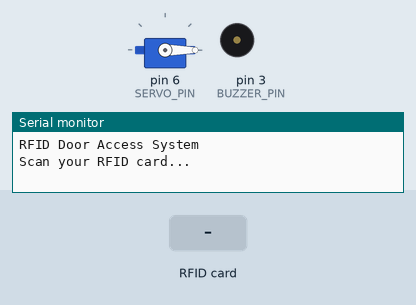
This sketch was run on a simulated Arduino Uno, built with avr-gcc and run on an emulated ATmega328P. Parts: servo, buzzer (waves = sounding), the last lines printed to the serial monitor. The inputs (shaded band) are chosen by the test bench.

Above: at 1.2 s.
1.3 s: RFID card F1 8A BC 5C held to the reader
At 2.8 s:
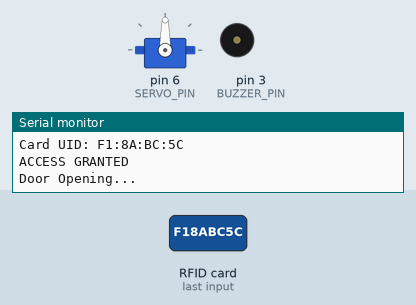
3.1 s: RFID card 5E 7A 19 C4 held to the reader
At 6.2 s:
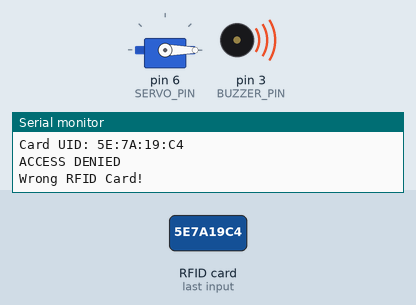
Timing chart, 0 to 7.9 s (numbered marks = the images above; inputs shaded):
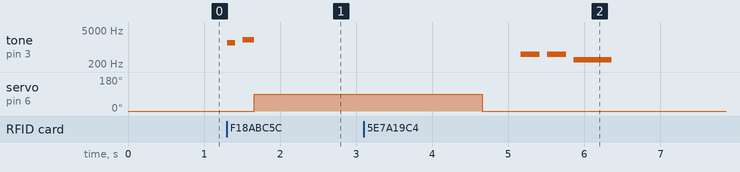

Measured:
- after the input at 1.3 s, tone on pin 3 (BUZZER_PIN): silent → 1500 Hz at once, → silent 0.10 s later, → 2000 Hz 0.10 s later, → silent 0.15 s later; servo on pin 6 (SERVO_PIN): 0° → 90° after 0.36 s
- after the input at 3.1 s, tone on pin 3 (BUZZER_PIN): plays 500 Hz for 0.25 s, 500 Hz for 0.25 s, 300 Hz for 0.50 s, starting after 2.1 s

The sketch:

Door_RFID_AccessControl.ino
```cpp
#include <SPI.h>
#include <MFRC522.h>
#include <Servo.h>

#define SS_PIN 10
#define RST_PIN 9
#define SERVO_PIN 6
#define BUZZER_PIN 3

MFRC522 rfid(SS_PIN, RST_PIN);
Servo doorServo;

// Authorized RFID UID
byte authorizedUID[] = {0xF1, 0x8A, 0xBC, 0x5C};

void setup() {
  Serial.begin(9600);

  SPI.begin();
  rfid.PCD_Init();

  doorServo.attach(SERVO_PIN);
  doorServo.write(0);  // Door locked

  pinMode(BUZZER_PIN, OUTPUT);
  digitalWrite(BUZZER_PIN, LOW);

  Serial.println("RFID Door Access System");
  Serial.println("Scan your RFID card...");
}

void loop() {

  // Check for new card
  if (!rfid.PICC_IsNewCardPresent()) {
    return;
  }

  // Read card UID
  if (!rfid.PICC_ReadCardSerial()) {
    return;
  }

  Serial.print("\nCard UID: ");

  for (byte i = 0; i < rfid.uid.size; i++) {
    if (rfid.uid.uidByte[i] < 0x10) {
      Serial.print("0");
    }

    Serial.print(rfid.uid.uidByte[i], HEX);

    if (i < rfid.uid.size - 1) {
      Serial.print(":");
    }
  }

  Serial.println();

  // Check whether UID is authorized
  if (checkUID()) {

    Serial.println("ACCESS GRANTED");
    Serial.println("Door Opening...");

    successBuzzer();

    // Open door
    doorServo.write(90);

    delay(3000);

    // Close door
    doorServo.write(0);

    Serial.println("Door Closed");
  }

  else {

    Serial.println("ACCESS DENIED");
    Serial.println("Wrong RFID Card!");

    wrongBuzzer();

    // Make sure door remains locked
    doorServo.write(0);
  }

  rfid.PICC_HaltA();
  rfid.PCD_StopCrypto1();

  delay(500);
}


// ---------------------------
// CHECK AUTHORIZED UID
// ---------------------------

bool checkUID() {

  // UID must have same number of bytes
  if (rfid.uid.size != sizeof(authorizedUID)) {
    return false;
  }

  for (byte i = 0; i < rfid.uid.size; i++) {

    if (rfid.uid.uidByte[i] != authorizedUID[i]) {
      return false;
    }
  }

  return true;
}


// ---------------------------
// SUCCESS BUZZER
// Beep-Beep
// ---------------------------

void successBuzzer() {

  tone(BUZZER_PIN, 1500);
  delay(100);
  noTone(BUZZER_PIN);

  delay(100);

  tone(BUZZER_PIN, 2000);
  delay(150);
  noTone(BUZZER_PIN);
}


// ---------------------------
// WRONG CARD BUZZER
// Long warning sound
// ---------------------------

void wrongBuzzer() {

  tone(BUZZER_PIN, 500);
  delay(250);
  noTone(BUZZER_PIN);

  delay(100);

  tone(BUZZER_PIN, 500);
  delay(250);
  noTone(BUZZER_PIN);

  delay(100);

  tone(BUZZER_PIN, 300);
  delay(500);
  noTone(BUZZER_PIN);
}
```
